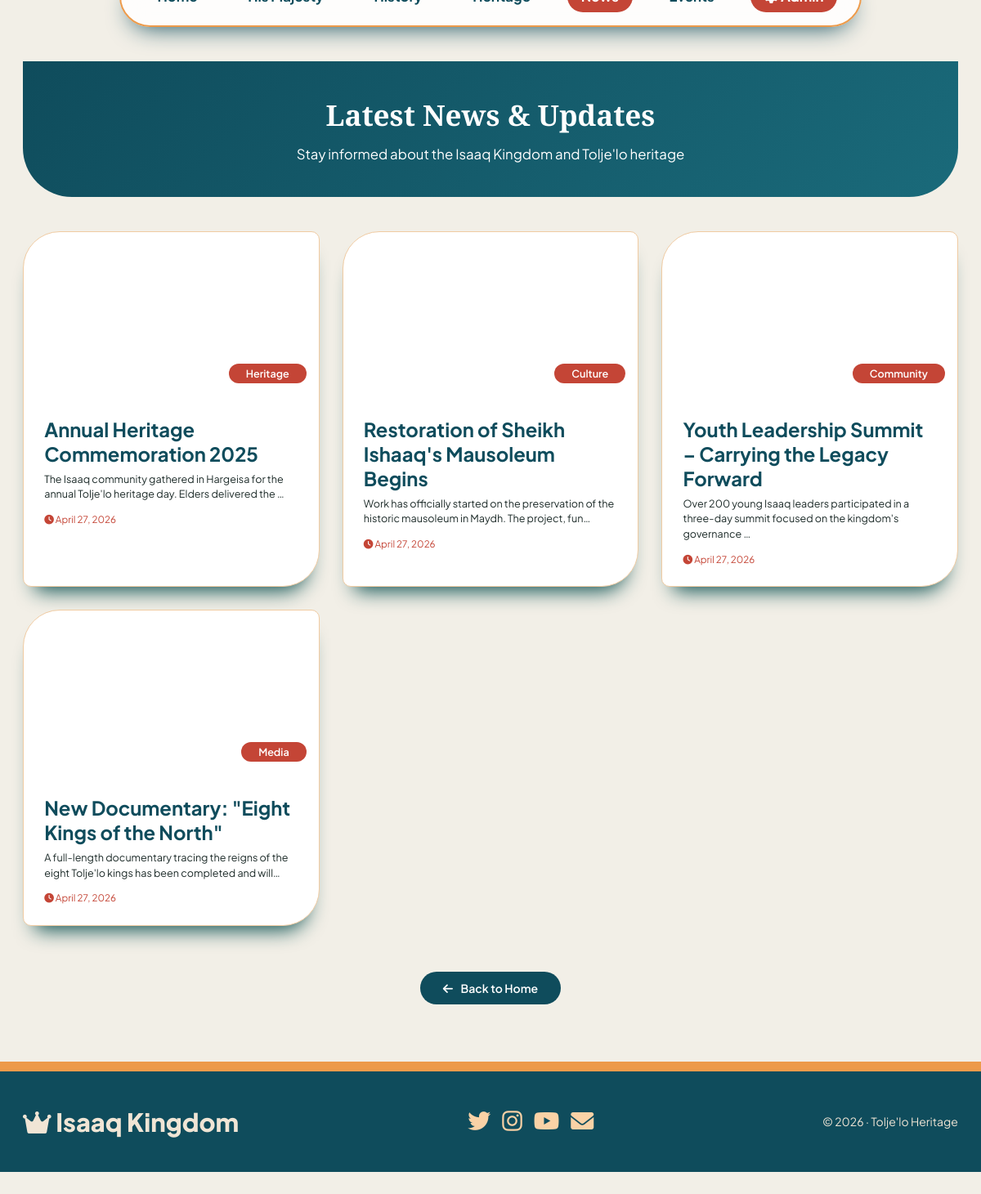
Page /news.php on the committed database.
### tables this page shows
CREATE TABLE IF NOT EXISTS news (
    id          INT AUTO_INCREMENT PRIMARY KEY,
    title       VARCHAR(255) NOT NULL,
    category    VARCHAR(100) NOT NULL,
    description TEXT         NOT NULL,
    image_path  VARCHAR(500) NOT NULL DEFAULT '',
    is_active   TINYINT(1)   NOT NULL DEFAULT 1,
    created_at  TIMESTAMP    NOT NULL DEFAULT CURRENT_TIMESTAMP
);

### database.php (called while the page is built, shortened)
<?php
require_once 'config.php';
class Database {
    private $conn;
    public function __construct() {
        global $conn;
        $this->conn = $conn;
    }
    public function getNews() {
        $sql = "SELECT * FROM news WHERE is_active = 1 ORDER BY created_at DESC";
        $result = $this->conn->query($sql);
        return $result->fetch_all(MYSQLI_ASSOC);
    }
}
?>

### news.php (the view, shortened to what this page needs)
<?php
require_once 'database.php';
require_once 'header.php';
$db = new Database();
$news = $db->getNews();
?>
<div class="floating-nav">
    <a href="index.php">Home</a>
    <a href="king.php">His Majesty</a>
    <a href="history.php">History</a>
    <a href="heritage.php">Heritage</a>
    <a href="news.php" class="active">News</a>
    <a href="events.php">Events</a>
    <a href="admin.php" class="admin-link" target="_blank"><i class="fas fa-cog"></i> Admin</a>
</div>
<main class="container">
    <div class="page-header">
        <h1>Latest News & Updates</h1>
        <p>Stay informed about the Isaaq Kingdom and Tolje'lo heritage</p>
    </div>
    <section>
        <div class="news-grid-dynamic">
            <?php foreach ($news as $item): ?>
            <div class="news-super" onclick="openNewsModal(<?php echo htmlspecialchars(json_encode($item)); ?>)">
                <div class="news-img-super" style="background-image: url('<?php echo htmlspecialchars($item['image_path']); ?>');">
                    <span class="news-category"><?php echo htmlspecialchars($item['category']); ?></span>
                </div>
                <div class="news-content-super">
                    <h3><?php echo htmlspecialchars($item['title']); ?></h3>
                    <p><?php echo htmlspecialchars(substr($item['description'], 0, 100)) . '…'; ?></p>
                    <small style="color: var(--ruby); display: block; margin-top: 1rem;">
                        <i class="fas fa-clock"></i> <?php echo date('F j, Y', strtotime($item['created_at'] ?? 'now')); ?>
                    </small>
                </div>
            </div>
            <?php endforeach; ?>
        </div>
    </section>
    <div style="text-align: center; margin: 3rem 0;">
        <a href="index.php" class="back-button"><i class="fas fa-arrow-left"></i> Back to Home</a>
    </div>
</main>
<?php require_once 'footer.php'; ?>

### header.php (style rules this page uses)
* { margin: 0; padding: 0; box-sizing: border-box; }
body { font-family: 'Plus Jakarta Sans', sans-serif; background-color: #f2efe7; color: #1e2c2a; overflow-x: hidden; width: 100%; }
:root { --sapphire: #0f4c5c; --ruby: #c44536; --amber: #ed9a4a; --cream: #fef9ed; --ivory: #fffcf0; --charcoal: #2d3e40; --gold-leaf: #dba870; --shadow-strong: 0 30px 40px -20px #0b3b3b; }
html { font-size: 14px; }
.floating-nav { display: flex; justify-content: center; flex-wrap: wrap; gap: 0.5rem; padding: 0.8rem 1rem; background: #ffffffdd; backdrop-filter: blur(16px); border-radius: 40px; width: 95%; margin: -2rem auto 2rem; position: relative; z-index: 100; box-shadow: 0 15px 30px -15px #0f4c5c; border: 1px solid var(--amber); }
@media (min-width: 480px) { .floating-nav { gap: 1rem; padding: 1rem 1.5rem; width: 90%; } }
@media (min-width: 768px) { .floating-nav { gap: 2rem; padding: 1.2rem 2rem; border-radius: 100px; width: fit-content; margin: -3rem auto 3rem; border-width: 2px; } }
.floating-nav a { text-decoration: none; font-weight: 700; font-size: 0.9rem; color: var(--sapphire); padding: 0.4rem 0.8rem; border-radius: 40px; transition: 0.2s; white-space: nowrap; }
@media (min-width: 480px) { .floating-nav a { font-size: 1rem; padding: 0.5rem 1rem; } }
@media (min-width: 768px) { .floating-nav a { font-size: 1.2rem; padding: 0.6rem 1.2rem; } }
.floating-nav a.active { background: var(--ruby); color: white; }
.floating-nav a.admin-link { background: var(--ruby); color: white; }
.container { width: 100%; max-width: 1300px; margin: 0 auto; padding: 0 1rem; }
@media (min-width: 768px) { .container { padding: 0 2rem; } }
.page-header { background: linear-gradient(135deg, var(--sapphire), #1a6a7a); color: white; padding: 3rem 1rem; text-align: center; margin-bottom: 2rem; border-radius: 0 0 60px 60px; }
.page-header h1 { font-family: 'Playfair Display', serif; font-size: 2.5rem; margin-bottom: 1rem; }
.page-header p { font-size: 1.2rem; max-width: 800px; margin: 0 auto; }
.news-grid-dynamic { display: grid; grid-template-columns: 1fr; gap: 1.5rem; margin: 2rem 0; }
@media (min-width: 480px) { .news-grid-dynamic { grid-template-columns: repeat(2, 1fr); } }
@media (min-width: 768px) { .news-grid-dynamic { grid-template-columns: repeat(3, 1fr); gap: 2rem; margin: 3rem 0; } }
.news-super { background: #ffffff; border-radius: 35px 8px 35px 8px; overflow: hidden; box-shadow: 0 20px 25px -15px #0f5353; border: 1px solid #f0cba2; transition: 0.25s; cursor: pointer; }
@media (min-width: 768px) { .news-super { border-radius: 45px 10px 45px 10px; } }
.news-img-super { height: 160px; background-size: cover; background-position: center; position: relative; }
@media (min-width: 768px) { .news-img-super { height: 200px; } }
.news-category { position: absolute; bottom: 10px; right: 10px; background: var(--ruby); color: white; padding: 0.2rem 1rem; border-radius: 40px; font-weight: 600; font-size: 0.8rem; }
@media (min-width: 768px) { .news-category { bottom: 15px; right: 15px; padding: 0.3rem 1.5rem; font-size: 0.9rem; } }
.news-content-super { padding: 1.2rem 1.2rem 1.5rem; }
@media (min-width: 768px) { .news-content-super { padding: 1.8rem; } }
.news-content-super h3 { font-size: 1.4rem; color: var(--sapphire); margin-bottom: 0.5rem; }
@media (min-width: 768px) { .news-content-super h3 { font-size: 1.7rem; } }
.news-content-super p { font-size: 0.9rem; line-height: 1.5; }
.back-button { display: inline-block; background: var(--sapphire); color: white; padding: 0.8rem 2rem; border-radius: 40px; text-decoration: none; font-weight: 600; margin: 1rem 0; transition: 0.15s; }
.back-button i { margin-right: 0.5rem; }

### rows in the picture
news: category "Heritage", title "Annual Heritage Commemoration 2025", description "The Isaaq community gathered in Hargeisa for the annual Tolje'lo heritage day. Elders delivered the", created_at "April 27, 2026"
news: category "Culture", title "Restoration of Sheikh Ishaaq's Mausoleum Begins", description "Work has officially started on the preservation of the historic mausoleum in Maydh. The project, fun", created_at "April 27, 2026"
news: category "Community", title "Youth Leadership Summit – Carrying the Legacy Forward", description "Over 200 young Isaaq leaders participated in a three-day summit focused on the kingdom's governance", created_at "April 27, 2026"
news: category "Media", title "New Documentary: \"Eight Kings of the North\"", description "A full-length documentary tracing the reigns of the eight Tolje'lo kings has been completed and will", created_at "April 27, 2026"
